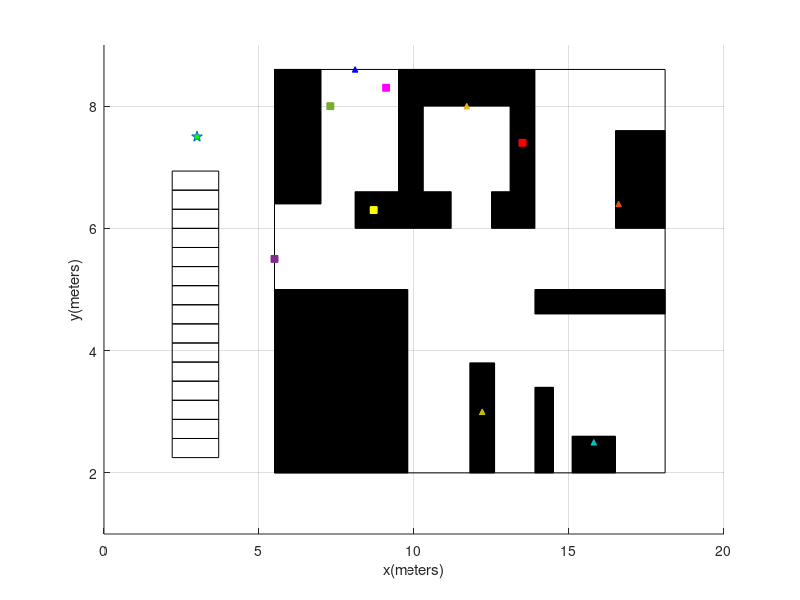

Recreate this plot in MATLAB.
% Map shown in the "Trajectory ZUPT-KF" figure

% Map shown in the main UI
% figure
grid on

xlim([0,20])
ylim([1, 9])
hold on
xlabel('x(meters)')
ylabel('y(meters)')

% Whole the seminar room
rectangle('Position',[5.5 2 12.6 6.6])

% %stairs
rectangle('Position',[2.2 2.2500 1.5 0.3125])
rectangle('Position',[2.2 2.5625 1.5 0.3125])
rectangle('Position',[2.2 2.8750 1.5 0.3125])
rectangle('Position',[2.2 3.1875 1.5 0.3125])
rectangle('Position',[2.2 3.5000 1.5 0.3125])
rectangle('Position',[2.2 3.8125 1.5 0.3125])
rectangle('Position',[2.2 4.1250 1.5 0.3125])
rectangle('Position',[2.2 4.4375 1.5 0.3125])
rectangle('Position',[2.2 4.7500 1.5 0.3125])
rectangle('Position',[2.2 5.0625 1.5 0.3125])
rectangle('Position',[2.2 5.3750 1.5 0.3125])
rectangle('Position',[2.2 5.6875 1.5 0.3125])
rectangle('Position',[2.2 6 1.5 0.3125])
rectangle('Position',[2.2 6.3125 1.5 0.3125])
rectangle('Position',[2.2 6.6250 1.5 0.3125])

%zones without use:
rectangle('Position',[5.5 2 4.3 3], 'FaceColor','k')
rectangle('Position',[5.5 6.4 1.5 2.2], 'FaceColor','k')

% Room and living room
rectangle('Position',[11.8 2 0.8 1.8], 'FaceColor','k') % dining table
rectangle('Position',[13.9 2 0.6 1.4], 'FaceColor','k') % wall btw dining and living room
rectangle('Position',[15.1 2 1.4 0.6], 'FaceColor','k') % Living table
rectangle('Position',[13.9 4.6 4.2 0.4], 'FaceColor','k') % wall btw room and living room
rectangle('Position',[16.5 6 1.6 1.6], 'FaceColor','k') % bed

% Kitchen
rectangle('Position',[8.1 6 3.1 0.6], 'FaceColor','k') % Wall btw bathroom-kitchen and main corridor
rectangle('Position',[12.5 6 1.4 0.6], 'FaceColor','k') % Wall btw kitchen and corridor
rectangle('Position',[9.5 6.6 0.8 2], 'FaceColor','k') % Wall btw bathroom and kitchen
rectangle('Position',[13.1 6.6 0.8 2], 'FaceColor','k') % Wall btw kitchen and room
rectangle('Position',[10.3 8 2.8 0.6], 'FaceColor','k') % Tables of the kitchen

%% BEACONS MAP
% initial/end point 
plot(3, 7.5,'p','markerfacecolor','g','MarkerSize',8,'DisplayName','Start / End point')

% Plot fixed Beacons
plot(16.6, 6.4,'^','markerfacecolor',[0.8500, 0.3250, 0.0980],'color',[0.8500, 0.3250, 0.0980],'MarkerSize',4,'DisplayName','Door')  % Room
%viscircles([13, 4.4], 4,'Color','y','LineStyle','--');
plot(11.7, 8,'^','markerfacecolor',[0.9290, 0.6940, 0.1250],'color',[0.9290, 0.6940, 0.1250],'MarkerSize',4,'DisplayName','Kitchen')  % Kitchen
%viscircles([8, 6.2], 4,'Color','k','LineStyle','--');
plot(8.1, 8.6,'^','markerfacecolor','b','color','b','MarkerSize',4,'DisplayName','Bathroom')  % Bathroom
%viscircles([4.5, 6.8], 4,'Color',[0.4940, 0.1840, 0.5560],'LineStyle','--');
plot(12.2, 3,'^','markerfacecolor',[0.75, 0.75, 0],'color',	[0.75, 0.75, 0],'MarkerSize',4,'DisplayName','Dining Table')  % Dining table
%viscircles([8.4, 1.3], 4,'Color',[0.3010, 0.7450, 0.9330],'LineStyle','--');
plot(15.8, 2.5,'^','markerfacecolor',[0, 0.75, 0.75],'color',[0, 0.75, 0.75],'MarkerSize',4,'DisplayName','Living room')  % Living room
%viscircles([12.3, 1], 4,'Color',[0.4660, 0.6740, 0.1880],'LineStyle','--');


% r = plot(fixed_beacons_results(:,1),fixed_beacons_results(:,2),'.','MarkerSize',10,'color','b'); % Bathroom
% r.Annotation.LegendInformation.IconDisplayStyle = 'off';
% k = plot(fixed_beacons_results(:,3),fixed_beacons_results(:,4),'.','MarkerSize',10,'color',[0.9290, 0.6940, 0.1250]); % Kitchen
% k.Annotation.LegendInformation.IconDisplayStyle = 'off';
% b=plot(fixed_beacons_results(:,5),fixed_beacons_results(:,6),'.','MarkerSize',10,'color',[0.8500, 0.3250, 0.0980]); % Room
% b.Annotation.LegendInformation.IconDisplayStyle = 'off';
% d=plot(fixed_beacons_results(:,7),fixed_beacons_results(:,8),'.','MarkerSize',10,'color',[0, 0.75, 0.75]); % Living room
% d.Annotation.LegendInformation.IconDisplayStyle = 'off';
% l=plot(fixed_beacons_results(:,9),fixed_beacons_results(:,10),'.','MarkerSize',10,'color',[0.75, 0.75, 0]); % Dining room
% l.Annotation.LegendInformation.IconDisplayStyle = 'off';

% Plot 'activity' Beacons
plot(5.5, 5.5,'s','markerfacecolor',[0.4940, 0.1840, 0.5560],'color',[0.4940, 0.1840, 0.5560],'MarkerSize',5,'DisplayName','Door')  % Door
plot(9.1, 8.3,'s','markerfacecolor','m','color','m','MarkerSize',5,'DisplayName','Toilet')  % Toiler lid
plot(7.3, 8,'s','markerfacecolor',[0.4660, 0.6740, 0.1880],'color',[0.4660, 0.6740, 0.1880],'MarkerSize',5,'DisplayName','Broom')  % Broom
plot(13.5, 7.4,'s','markerfacecolor','r','color','r','MarkerSize',5,'DisplayName','Pitcher')  % Pitcher
plot(8.7, 6.3,'s','markerfacecolor','y','color','y','MarkerSize',5,'DisplayName','Hair brush')  % Hair brush

% d=plot(active_beacons_results(:,1),active_beacons_results(:,2),'.','MarkerSize',10,'markerfacecolor',[0.4940, 0.1840, 0.5560],'color',[0.4940, 0.1840, 0.5560]); % Door
% d.Annotation.LegendInformation.IconDisplayStyle = 'off';
% br=plot(active_beacons_results(:,3),active_beacons_results(:,4),'.','MarkerSize',10,'markerfacecolor','y','color','y'); % Brush
% br.Annotation.LegendInformation.IconDisplayStyle = 'off';
% bro=plot(active_beacons_results(:,5),active_beacons_results(:,6),'.','MarkerSize',10,'markerfacecolor',[0.4660, 0.6740, 0.1880],'color',[0.4660, 0.6740, 0.1880]); % Broom
% bro.Annotation.LegendInformation.IconDisplayStyle = 'off';
% t=plot(active_beacons_results(:,7),active_beacons_results(:,8),'.','MarkerSize',10,'markerfacecolor','m','color','m'); % Toilet
% t.Annotation.LegendInformation.IconDisplayStyle = 'off';
% p=plot(active_beacons_results(:,9),active_beacons_results(:,10),'.','MarkerSize',10,'markerfacecolor','r','color','r'); % Pitcher
% p.Annotation.LegendInformation.IconDisplayStyle = 'off';
% legend
